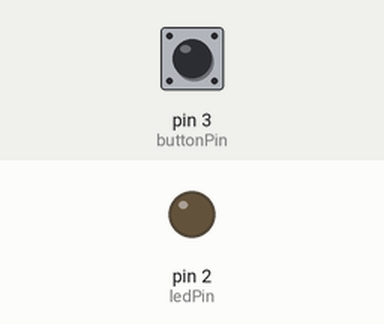
Recording of a sketch running on a simulated Arduino Uno, built with avr-gcc and run on an emulated ATmega328P. On the bench: output pins drawn as LEDs (lit = HIGH). Dashed ring = blinking. Inputs (shaded band) come from the test bench; at power-on: pin 3 (buttonPin) LOW. What the sketch prints to the serial monitor is not drawn.

Above: at 1.2 s.
1.3 s: pin 3 (buttonPin) pulled HIGH for 0.15 s
At 1.38 s:
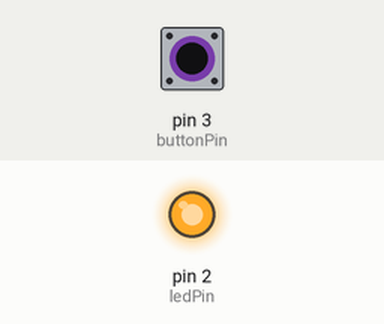
2.9 s: pin 3 (buttonPin) pulled HIGH for 1 s
At 4.3 s:
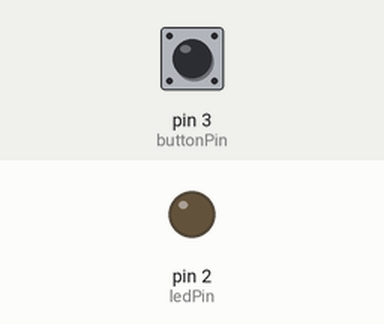
5.4 s: pin 3 (buttonPin) pulsed HIGH 2 times (0.12 s each, 0.3 s apart)
At 5.47 s:
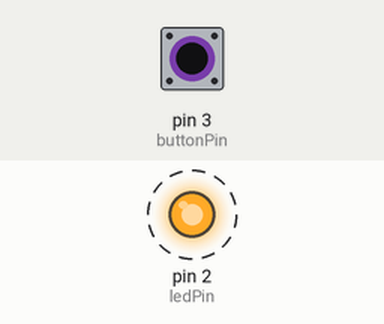
7.5 s: pin 3 (buttonPin) driven HIGH
At 8.3 s:
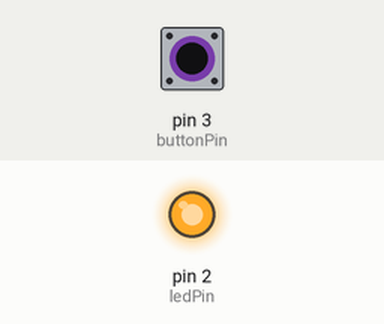
9.0 s: pin 3 (buttonPin) driven LOW
At 10.4 s:
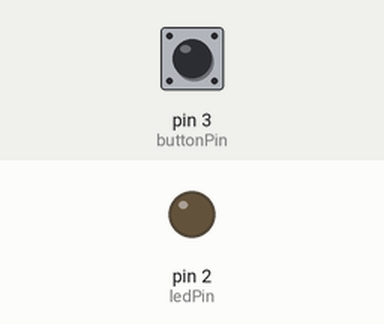
Timing chart, 0 to 11.5 s (numbered marks = the images above; inputs shaded):
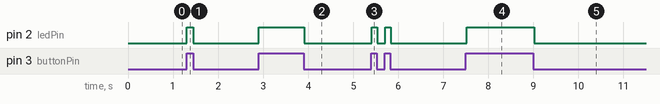

The sketch:

tallerVertical2018.ino
```cpp
// constants won't change. They're used here to set pin numbers:
const int buttonPin = 3;     // the number of the pushbutton pin
const int ledPin =  2;      // the number of the LED pin

// variables will change:
int buttonState = 0;         // variable for reading the pushbutton status

void setup() {
  // initialize the LED pin as an output:
  pinMode(ledPin, OUTPUT);
  // initialize the pushbutton pin as an input:
  pinMode(buttonPin, INPUT);

  Serial.begin(9600);
}

void loop() {
  // read the state of the pushbutton value:
  buttonState = digitalRead(buttonPin);

  // check if the pushbutton is pressed. If it is, the buttonState is HIGH:
  if (buttonState == HIGH) {
    // turn LED on:
    digitalWrite(ledPin, HIGH);
    Serial.write(1);
  } else {
    // turn LED off:
    digitalWrite(ledPin, LOW);
    Serial.write(0);
  }
   Serial.flush();
   delay(20);
}
```

Measured:
- after the input at 1.3 s, pin 2 (ledPin): LOW → HIGH at once, → LOW 0.15 s later
- after the input at 2.9 s, pin 2 (ledPin): LOW → HIGH at once, → LOW 1.0 s later
- after the input at 5.4 s, pin 2 (ledPin): alternates HIGH for 0.13 s and LOW for 0.17 s, 4 changes in all, then stays LOW, starting at once
- after the input at 7.5 s, pin 2 (ledPin): LOW → HIGH at once
- after the input at 9.0 s, pin 2 (ledPin): HIGH → LOW at once
